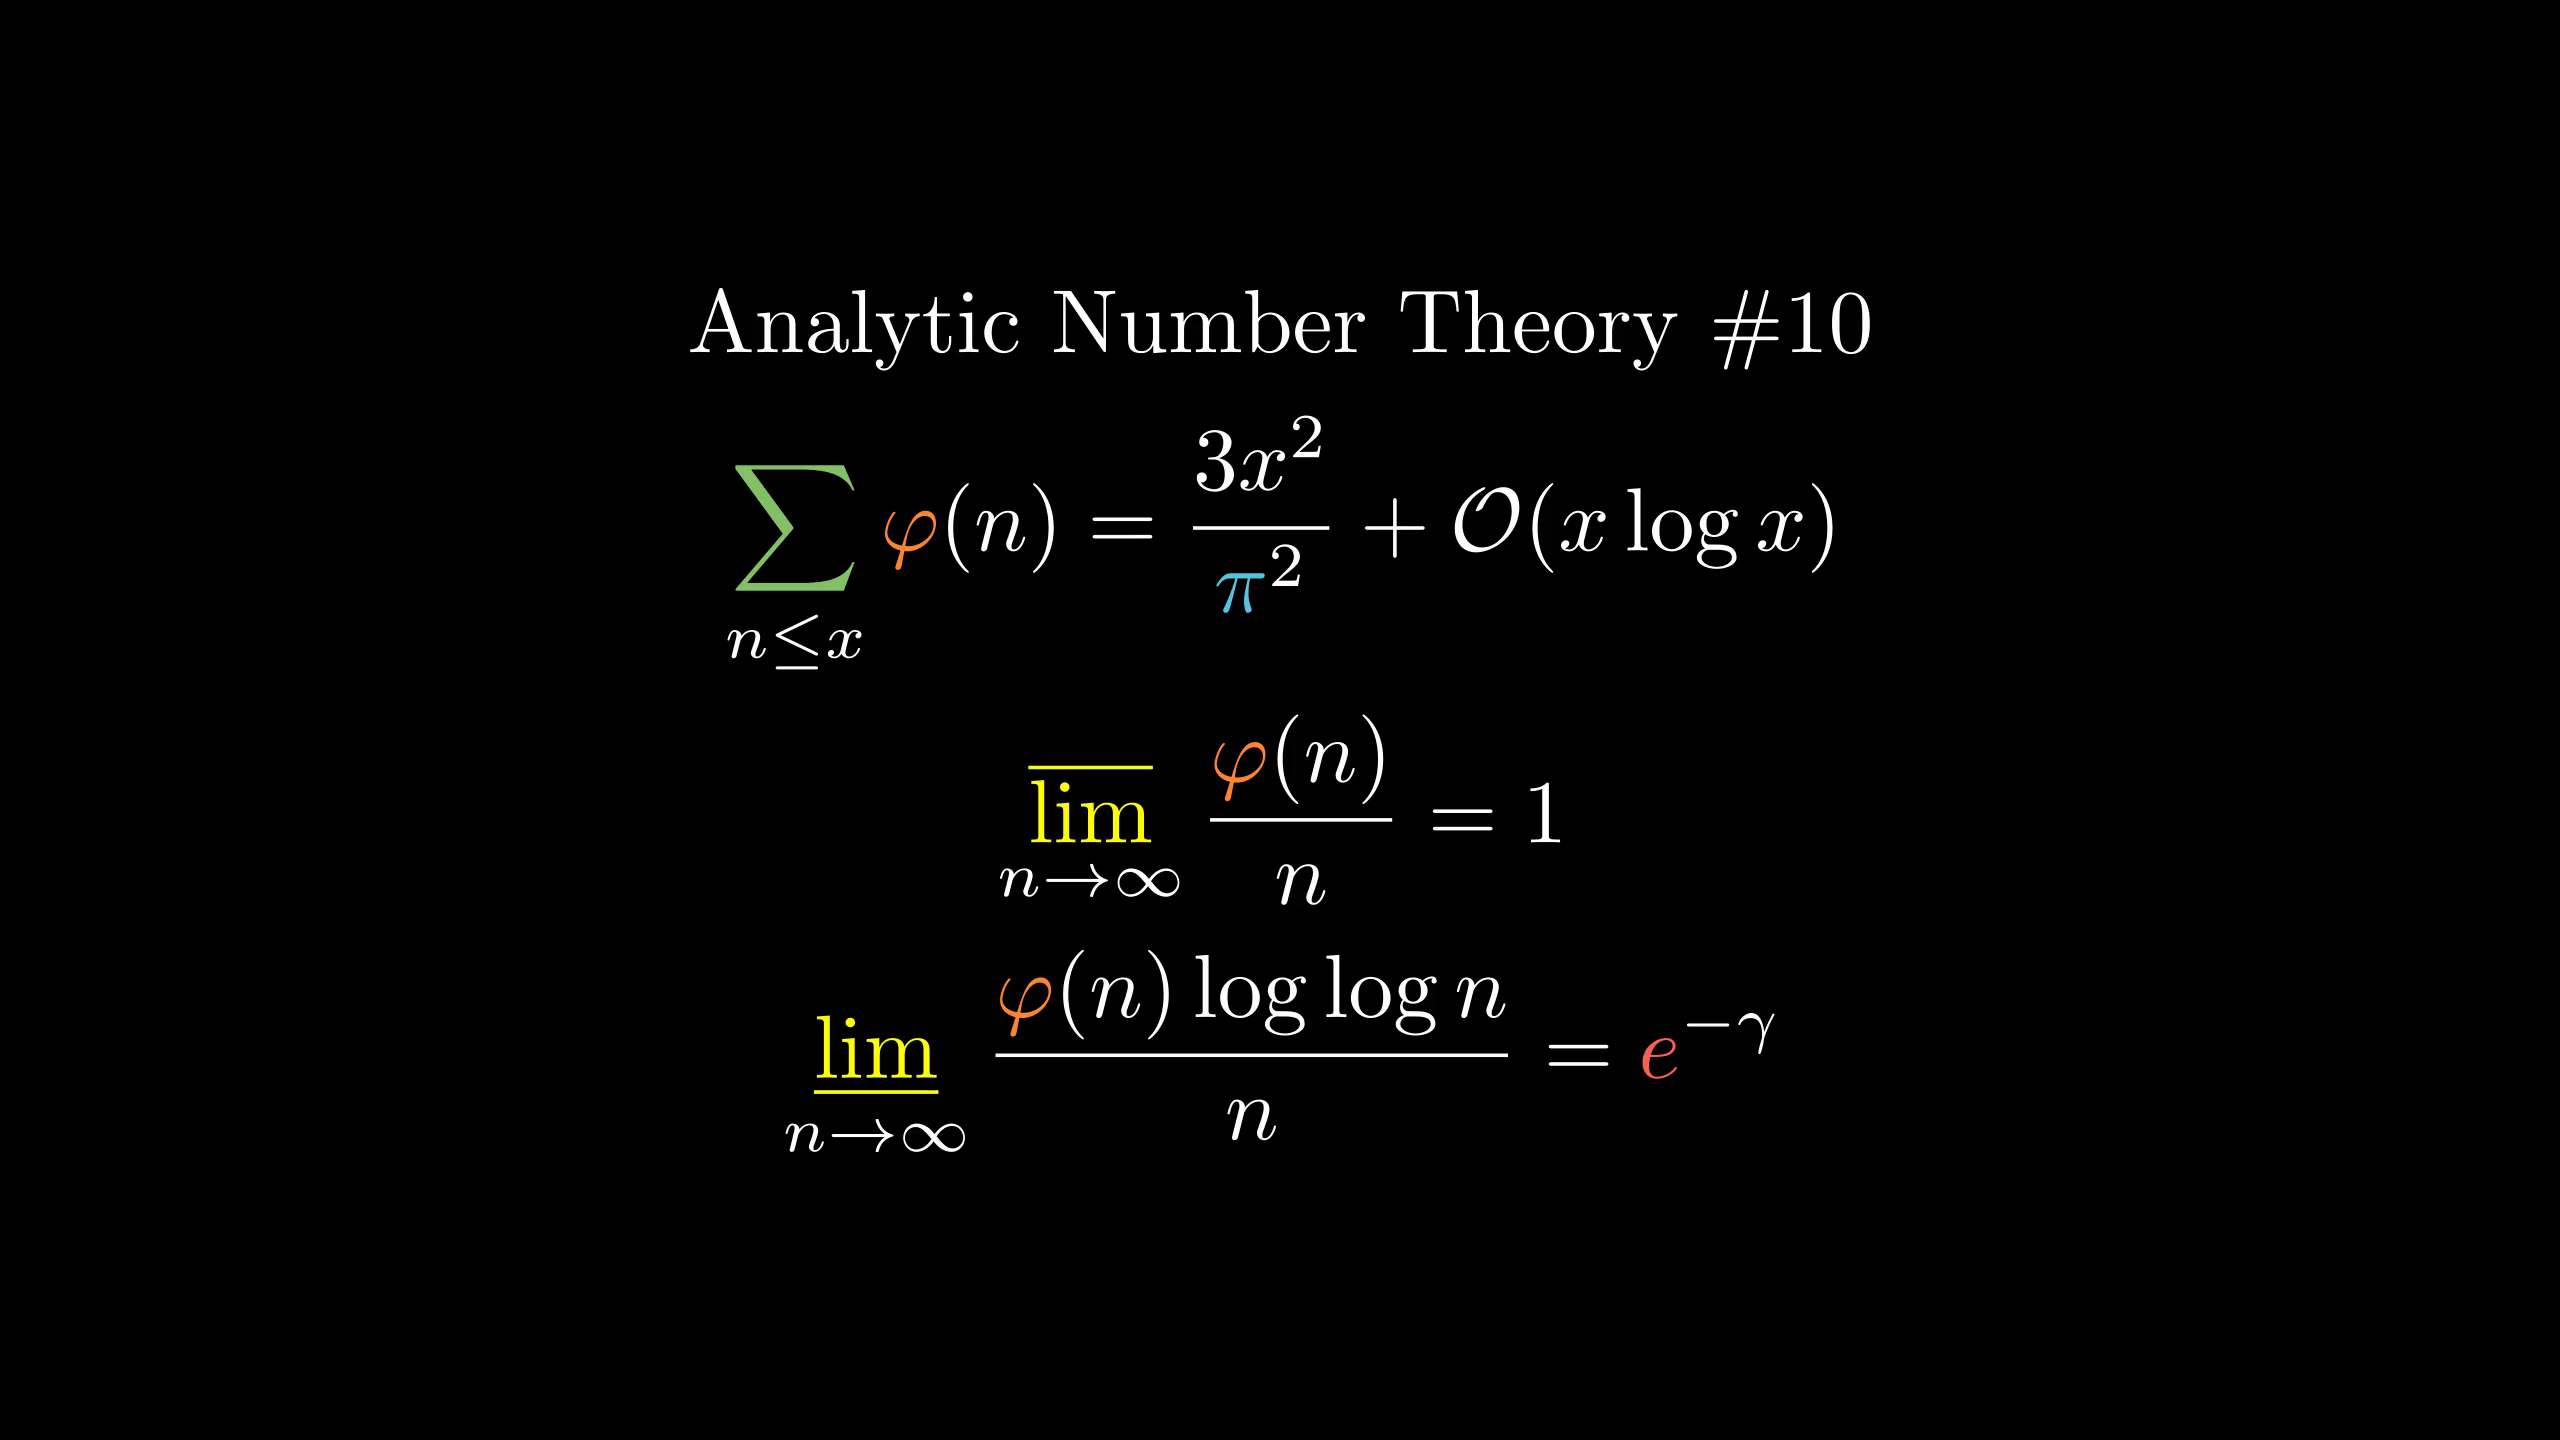

This chart was generated by the following Python code:
from manimlib.imports import *

class FooScene(Scene):
    def construct(self):
        tit=TextMobject(r"Analytic Number Theory \#10")
        cs={r"\varphi":ORANGE,
                r"\sum":GREEN,
                r"\pi":BLUE,
                "{e}":RED,
                r"\varlimsup":YELLOW,
                r"\varliminf":YELLOW}
        fml0=TexMobject(r"\sum_{n\le x}\varphi(n)={3x^2\over\pi^2}+\mathcal O(x\log x)",tex_to_color_map=cs)
        fml=TexMobject(r"\varlimsup_{n\to\infty}{\varphi(n)\over n}=1",
                tex_to_color_map=cs)
        fml2=TexMobject(r"\varliminf_{n\to\infty}{\varphi(n)\log\log n\over n}={e}^{-\gamma}",tex_to_color_map=cs)
        self.add(VGroup(tit,fml0,fml,fml2).arrange(DOWN))
        self.wait()
